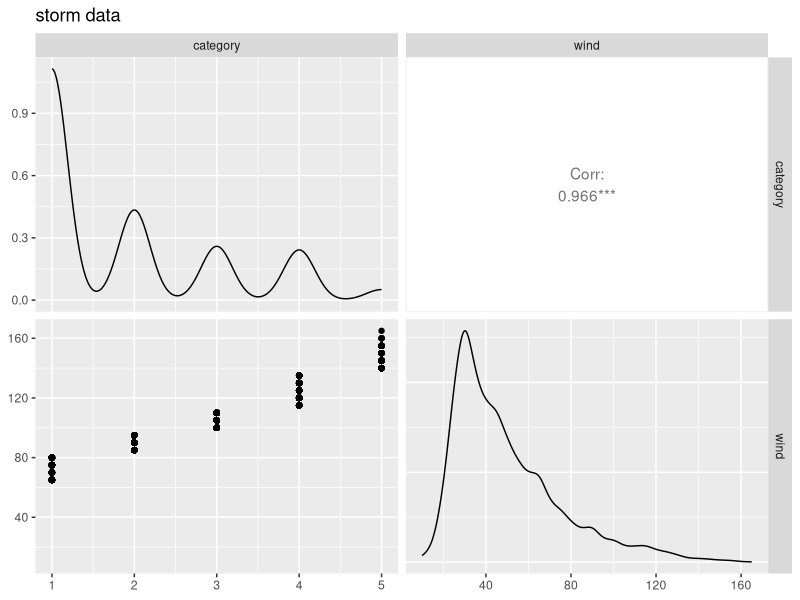
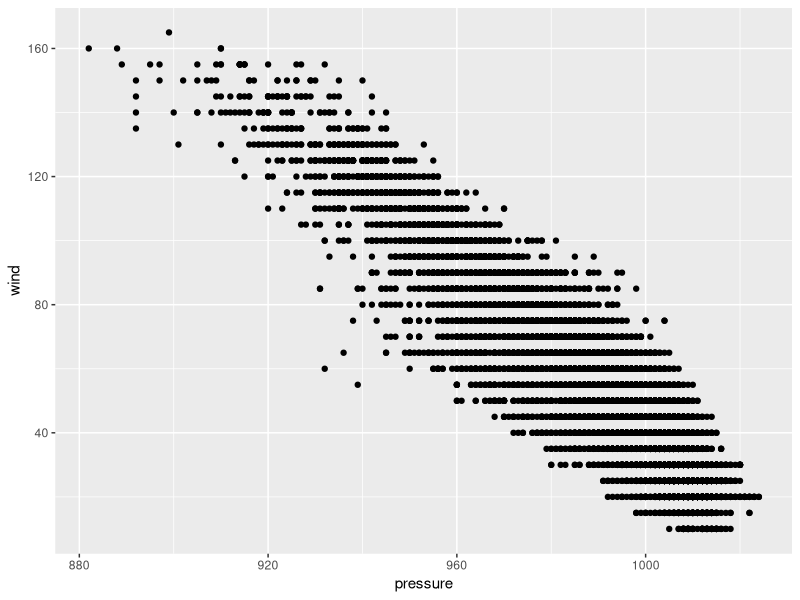
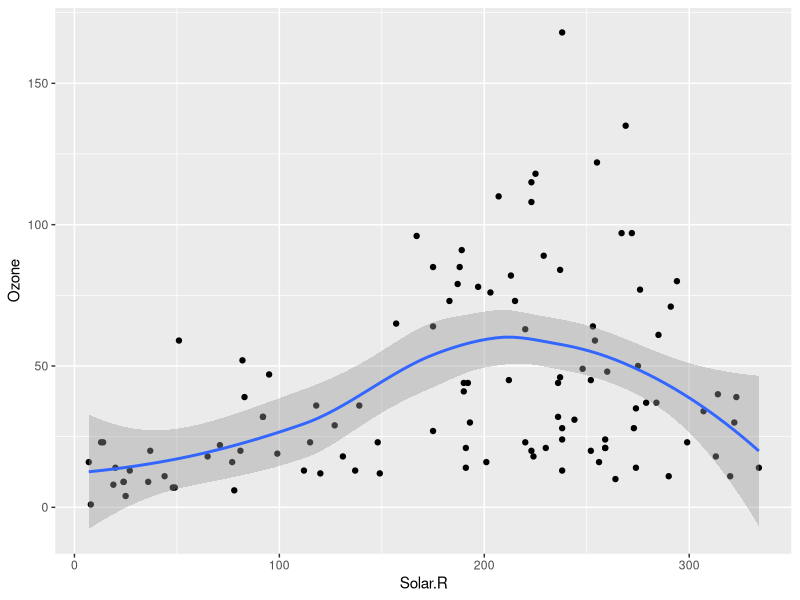

Write the R code that produced these figures, in order.
## ---- chunk 1
library("tidyverse")
install.packages('GGally')

View(storms)
data("storms")
View(storms)
?storms
## ---- chunk 2
library("GGally")
ggpairs(data=storms, columns=9:10, title = "storm data")
ggplot(storms, aes(x=pressure, y=wind)) + geom_point()
## ---- chunk 3
# formula Y ~ x
# DV ~ IV (dependent variable as predicted by independent variable)
long_model <- lm(data=storms, formula = wind ~ long)
summary(long_model)
## 
## ---- chunk 4
data("airquality")
air <- as_tibble(airquality)
?airquality
#model <- lm()
#Depedent variable is Y in Regressions
#Correlations, arent directional
cor.test(airquality$Ozone, airquality$Solar.R)
## interpret results
#pValue:probability of 
# lower the P value the more likely the relationship is not a coincidence
# low P, is this significant
#Correlation coefficient strenghh and direction of relationship.
# Positive, as one grows the other does

ggplot(airquality, aes(x=Solar.R, y=Ozone)) + geom_point() + geom_smooth()

#how can we use one variable to predict another variable

simple_model <- lm(data=airquality, formula = Ozone ~ Solar.R)
summary(simple_model)

#How well this variable Solar.R can predict the Ozone
#Intercept tells us x value = 0, base y value
#Intercept: Exactly 0 radiation the ozone would be

#Estimate : slope of measurement
# Pvalue low = statistically significant
# R-Squared value: what % of the vlaue of Ozone can be attributed by Solar R
## ---- chunk 5
quality_model <- lm(air, formula = Ozone ~ Solar.R + Wind + Temp + Day + Month)
summary(quality_model)

#Interpret : 
  #P-Value: Does this variable have statistically signicantly adding value to model
    # High : not valuable
  #Overall P Value: not less than .05 -> then not a good model at predicting 
 #Adjusted R Squared: about 60% of Ozone can be predicted by other variables
  #Intercept : if all variables are zero

quality_model2 <- lm(air, formula = Ozone ~ Solar.R + Wind + Temp )
summary(quality_model2)
## ---- chunk 6
solar = 213
solar_p = 0.05982

wind = 7.4
wind_p = -3.33359

temp = 88
temp_p = 1.65209 

beta = -64.34208
yhat <- beta + solar_p*solar + wind_p*wind + temp_p*temp
yhat

?confint
confint(quality_model2, level=0.95)
